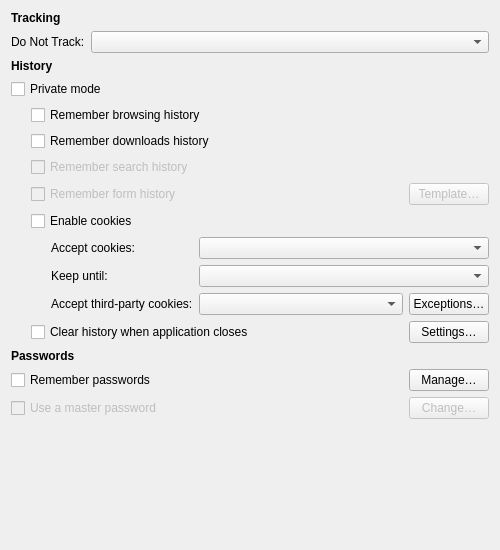
<?xml version="1.0" encoding="UTF-8"?>
<ui version="4.0">
 <class>Otter::PreferencesPrivacyPageWidget</class>
 <widget class="QWidget" name="Otter::PreferencesPrivacyPageWidget">
  <property name="geometry">
   <rect>
    <x>0</x>
    <y>0</y>
    <width>500</width>
    <height>550</height>
   </rect>
  </property>
  <layout class="QVBoxLayout" name="verticalLayout">
   <item>
    <widget class="QLabel" name="trackingHeader">
     <property name="font">
      <font>
       <weight>75</weight>
       <bold>true</bold>
      </font>
     </property>
     <property name="text">
      <string>Tracking</string>
     </property>
    </widget>
   </item>
   <item>
    <layout class="QFormLayout" name="doNotTrackLayout">
     <item row="0" column="0">
      <widget class="QLabel" name="doNotTrackLabel">
       <property name="text">
        <string>Do Not Track:</string>
       </property>
       <property name="buddy">
        <cstring>doNotTrackComboBox</cstring>
       </property>
      </widget>
     </item>
     <item row="0" column="1">
      <widget class="QComboBox" name="doNotTrackComboBox">
       <property name="currentIndex">
        <number>-1</number>
       </property>
      </widget>
     </item>
    </layout>
   </item>
   <item>
    <widget class="QLabel" name="historyHeader">
     <property name="font">
      <font>
       <weight>75</weight>
       <bold>true</bold>
      </font>
     </property>
     <property name="text">
      <string>History</string>
     </property>
    </widget>
   </item>
   <item>
    <widget class="QCheckBox" name="privateModeCheckBox">
     <property name="text">
      <string>Private mode</string>
     </property>
    </widget>
   </item>
   <item>
    <layout class="QHBoxLayout" name="historyLayout">
     <property name="spacing">
      <number>0</number>
     </property>
     <item>
      <spacer name="historySpacer">
       <property name="orientation">
        <enum>Qt::Horizontal</enum>
       </property>
       <property name="sizeType">
        <enum>QSizePolicy::Fixed</enum>
       </property>
       <property name="sizeHint" stdset="0">
        <size>
         <width>20</width>
         <height>0</height>
        </size>
       </property>
      </spacer>
     </item>
     <item>
      <widget class="QWidget" name="historyWidget" native="true">
       <layout class="QVBoxLayout" name="historyWidgetLayout">
        <property name="leftMargin">
         <number>0</number>
        </property>
        <property name="topMargin">
         <number>0</number>
        </property>
        <property name="rightMargin">
         <number>0</number>
        </property>
        <property name="bottomMargin">
         <number>0</number>
        </property>
        <item>
         <widget class="QCheckBox" name="rememberBrowsingHistoryCheckBox">
          <property name="text">
           <string>Remember browsing history</string>
          </property>
         </widget>
        </item>
        <item>
         <widget class="QCheckBox" name="rememberDownloadsHistoryCheckBox">
          <property name="text">
           <string>Remember downloads history</string>
          </property>
         </widget>
        </item>
        <item>
         <widget class="QCheckBox" name="rememberSearchHistoryCheckBox">
          <property name="enabled">
           <bool>false</bool>
          </property>
          <property name="text">
           <string>Remember search history</string>
          </property>
         </widget>
        </item>
        <item>
         <layout class="QHBoxLayout" name="rememberFormsHistorylLayout">
          <item>
           <widget class="QCheckBox" name="rememberFormsHistoryCheckBox">
            <property name="enabled">
             <bool>false</bool>
            </property>
            <property name="text">
             <string>Remember form history</string>
            </property>
           </widget>
          </item>
          <item>
           <spacer name="rememberFormsHistorySpacer">
            <property name="orientation">
             <enum>Qt::Horizontal</enum>
            </property>
            <property name="sizeHint" stdset="0">
             <size>
              <width>40</width>
              <height>20</height>
             </size>
            </property>
           </spacer>
          </item>
          <item>
           <widget class="QPushButton" name="rememberFormsHistoryButton">
            <property name="enabled">
             <bool>false</bool>
            </property>
            <property name="text">
             <string>Template…</string>
            </property>
           </widget>
          </item>
         </layout>
        </item>
        <item>
         <layout class="QHBoxLayout" name="enableCokiesLayout">
          <item>
           <widget class="QCheckBox" name="enableCookiesCheckBox">
            <property name="text">
             <string>Enable cookies</string>
            </property>
           </widget>
          </item>
         </layout>
        </item>
        <item>
         <layout class="QHBoxLayout" name="cookiesDetailsLayout">
          <item>
           <spacer name="cookiesDetailsSpacer">
            <property name="orientation">
             <enum>Qt::Horizontal</enum>
            </property>
            <property name="sizeType">
             <enum>QSizePolicy::Fixed</enum>
            </property>
            <property name="sizeHint" stdset="0">
             <size>
              <width>20</width>
              <height>0</height>
             </size>
            </property>
           </spacer>
          </item>
          <item>
           <widget class="QWidget" name="cookiesWidget" native="true">
            <layout class="QFormLayout" name="cookiesLayout">
             <property name="fieldGrowthPolicy">
              <enum>QFormLayout::AllNonFixedFieldsGrow</enum>
             </property>
             <property name="leftMargin">
              <number>0</number>
             </property>
             <property name="topMargin">
              <number>0</number>
             </property>
             <property name="rightMargin">
              <number>0</number>
             </property>
             <property name="bottomMargin">
              <number>0</number>
             </property>
             <item row="0" column="0">
              <widget class="QLabel" name="cookiesPolicyLabel">
               <property name="text">
                <string>Accept cookies:</string>
               </property>
               <property name="buddy">
                <cstring>cookiesPolicyComboBox</cstring>
               </property>
              </widget>
             </item>
             <item row="0" column="1">
              <widget class="QComboBox" name="cookiesPolicyComboBox"/>
             </item>
             <item row="1" column="0">
              <widget class="QLabel" name="keepCookiesModeLabel">
               <property name="text">
                <string>Keep until:</string>
               </property>
               <property name="buddy">
                <cstring>keepCookiesModeComboBox</cstring>
               </property>
              </widget>
             </item>
             <item row="1" column="1">
              <widget class="QComboBox" name="keepCookiesModeComboBox"/>
             </item>
             <item row="2" column="0">
              <widget class="QLabel" name="thirdPartyCookiesPolicyLabel">
               <property name="text">
                <string>Accept third-party cookies:</string>
               </property>
               <property name="buddy">
                <cstring>thirdPartyCookiesPolicyComboBox</cstring>
               </property>
              </widget>
             </item>
             <item row="2" column="1">
              <layout class="QHBoxLayout" name="thirdPartyCookiesLayout">
               <item>
                <widget class="QComboBox" name="thirdPartyCookiesPolicyComboBox">
                 <property name="sizePolicy">
                  <sizepolicy hsizetype="Expanding" vsizetype="Fixed">
                   <horstretch>0</horstretch>
                   <verstretch>0</verstretch>
                  </sizepolicy>
                 </property>
                </widget>
               </item>
               <item>
                <widget class="QPushButton" name="thirdPartyCookiesExceptionsButton">
                 <property name="text">
                  <string>Exceptions…</string>
                 </property>
                </widget>
               </item>
              </layout>
             </item>
            </layout>
           </widget>
          </item>
         </layout>
        </item>
        <item>
         <layout class="QHBoxLayout" name="clearHistoryLayout">
          <item>
           <widget class="QCheckBox" name="clearHistoryCheckBox">
            <property name="text">
             <string>Clear history when application closes</string>
            </property>
           </widget>
          </item>
          <item>
           <spacer name="clearHistorySpacer">
            <property name="orientation">
             <enum>Qt::Horizontal</enum>
            </property>
            <property name="sizeHint" stdset="0">
             <size>
              <width>0</width>
              <height>0</height>
             </size>
            </property>
           </spacer>
          </item>
          <item>
           <widget class="QPushButton" name="clearHistoryButton">
            <property name="text">
             <string>Settings…</string>
            </property>
           </widget>
          </item>
         </layout>
        </item>
       </layout>
      </widget>
     </item>
    </layout>
   </item>
   <item>
    <widget class="QLabel" name="passwordsHeader">
     <property name="font">
      <font>
       <weight>75</weight>
       <bold>true</bold>
      </font>
     </property>
     <property name="text">
      <string>Passwords</string>
     </property>
    </widget>
   </item>
   <item>
    <layout class="QHBoxLayout" name="rememberPasswordsLayout">
     <item>
      <widget class="QCheckBox" name="rememberPasswordsCheckBox">
       <property name="text">
        <string>Remember passwords</string>
       </property>
      </widget>
     </item>
     <item>
      <spacer name="rememberPasswordsSpacer">
       <property name="orientation">
        <enum>Qt::Horizontal</enum>
       </property>
       <property name="sizeHint" stdset="0">
        <size>
         <width>40</width>
         <height>20</height>
        </size>
       </property>
      </spacer>
     </item>
     <item>
      <widget class="QPushButton" name="managePasswordsButton">
       <property name="text">
        <string>Manage…</string>
       </property>
      </widget>
     </item>
    </layout>
   </item>
   <item>
    <layout class="QHBoxLayout" name="masterPasswordlLayout">
     <item>
      <widget class="QCheckBox" name="masterPasswordCheckBox">
       <property name="enabled">
        <bool>false</bool>
       </property>
       <property name="text">
        <string>Use a master password</string>
       </property>
      </widget>
     </item>
     <item>
      <spacer name="masterPasswordSpacer">
       <property name="orientation">
        <enum>Qt::Horizontal</enum>
       </property>
       <property name="sizeHint" stdset="0">
        <size>
         <width>40</width>
         <height>20</height>
        </size>
       </property>
      </spacer>
     </item>
     <item>
      <widget class="QPushButton" name="masterPasswordButton">
       <property name="enabled">
        <bool>false</bool>
       </property>
       <property name="text">
        <string>Change…</string>
       </property>
      </widget>
     </item>
    </layout>
   </item>
   <item>
    <spacer name="spacer">
     <property name="orientation">
      <enum>Qt::Vertical</enum>
     </property>
     <property name="sizeHint" stdset="0">
      <size>
       <width>0</width>
       <height>32</height>
      </size>
     </property>
    </spacer>
   </item>
  </layout>
 </widget>
 <tabstops>
  <tabstop>doNotTrackComboBox</tabstop>
  <tabstop>privateModeCheckBox</tabstop>
  <tabstop>rememberBrowsingHistoryCheckBox</tabstop>
  <tabstop>rememberDownloadsHistoryCheckBox</tabstop>
  <tabstop>rememberSearchHistoryCheckBox</tabstop>
  <tabstop>rememberFormsHistoryCheckBox</tabstop>
  <tabstop>rememberFormsHistoryButton</tabstop>
  <tabstop>enableCookiesCheckBox</tabstop>
  <tabstop>cookiesPolicyComboBox</tabstop>
  <tabstop>keepCookiesModeComboBox</tabstop>
  <tabstop>thirdPartyCookiesPolicyComboBox</tabstop>
  <tabstop>thirdPartyCookiesExceptionsButton</tabstop>
  <tabstop>clearHistoryCheckBox</tabstop>
  <tabstop>clearHistoryButton</tabstop>
  <tabstop>rememberPasswordsCheckBox</tabstop>
  <tabstop>managePasswordsButton</tabstop>
  <tabstop>masterPasswordCheckBox</tabstop>
  <tabstop>masterPasswordButton</tabstop>
 </tabstops>
 <resources/>
 <connections/>
</ui>
